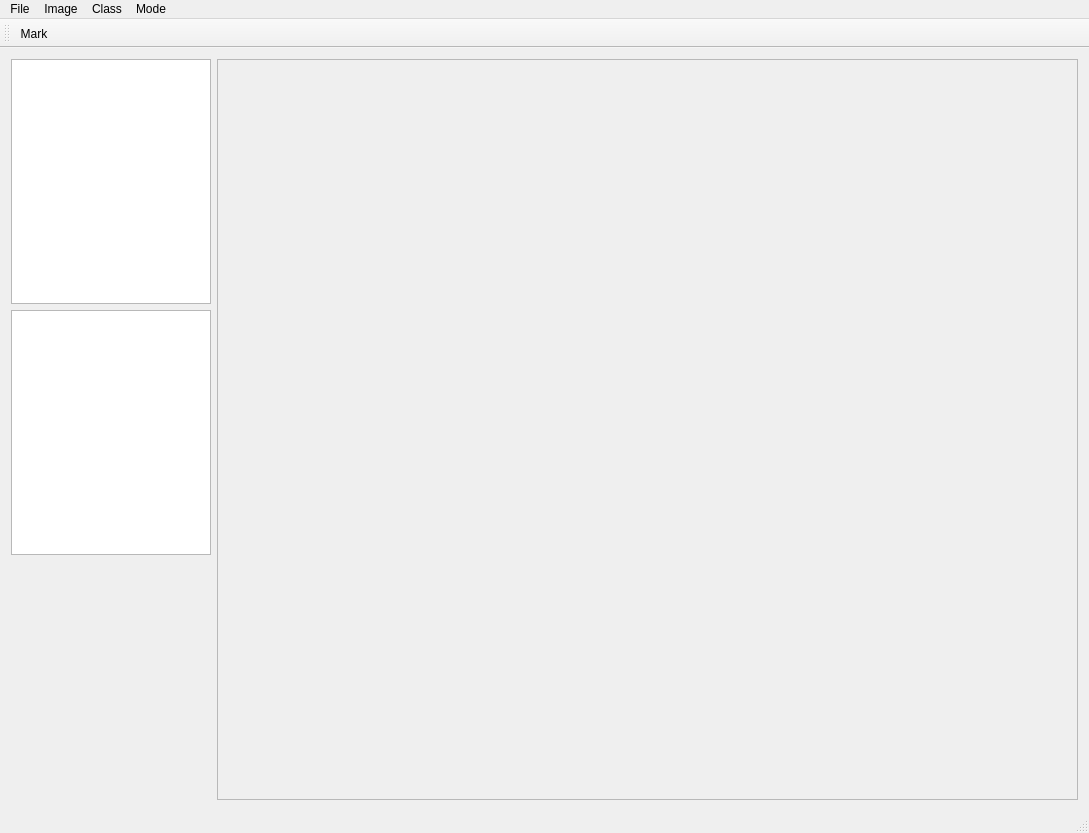
<?xml version="1.0" encoding="UTF-8"?>
<ui version="4.0">
 <class>GUI</class>
 <widget class="QMainWindow" name="GUI">
  <property name="geometry">
   <rect>
    <x>0</x>
    <y>0</y>
    <width>1089</width>
    <height>833</height>
   </rect>
  </property>
  <property name="windowTitle">
   <string>GUI</string>
  </property>
  <widget class="QWidget" name="centralWidget">
   <layout class="QHBoxLayout" name="horizontalLayout">
    <item>
     <layout class="QVBoxLayout" name="verticalLayout">
      <property name="sizeConstraint">
       <enum>QLayout::SetDefaultConstraint</enum>
      </property>
      <item>
       <widget class="QListView" name="lvFiles">
        <property name="maximumSize">
         <size>
          <width>200</width>
          <height>16777215</height>
         </size>
        </property>
       </widget>
      </item>
      <item>
       <widget class="QListView" name="lvClasses">
        <property name="maximumSize">
         <size>
          <width>200</width>
          <height>16777215</height>
         </size>
        </property>
       </widget>
      </item>
      <item>
       <spacer name="verticalSpacer">
        <property name="orientation">
         <enum>Qt::Vertical</enum>
        </property>
        <property name="sizeType">
         <enum>QSizePolicy::Expanding</enum>
        </property>
        <property name="sizeHint" stdset="0">
         <size>
          <width>20</width>
          <height>40</height>
         </size>
        </property>
       </spacer>
      </item>
     </layout>
    </item>
    <item>
     <widget class="QFrame" name="frame">
      <property name="minimumSize">
       <size>
        <width>800</width>
        <height>0</height>
       </size>
      </property>
      <property name="frameShape">
       <enum>QFrame::StyledPanel</enum>
      </property>
      <property name="frameShadow">
       <enum>QFrame::Raised</enum>
      </property>
      <layout class="QVBoxLayout" name="verticalLayout_3">
       <property name="spacing">
        <number>0</number>
       </property>
       <property name="margin">
        <number>0</number>
       </property>
       <item>
        <layout class="QVBoxLayout" name="ltImageView">
         <property name="spacing">
          <number>1</number>
         </property>
        </layout>
       </item>
      </layout>
     </widget>
    </item>
   </layout>
  </widget>
  <widget class="QMenuBar" name="menuBar">
   <property name="geometry">
    <rect>
     <x>0</x>
     <y>0</y>
     <width>1089</width>
     <height>21</height>
    </rect>
   </property>
   <widget class="QMenu" name="menuFile">
    <property name="title">
     <string>File</string>
    </property>
    <addaction name="actionNew_Project"/>
    <addaction name="actionOpen_Project"/>
    <addaction name="actionSave_Project"/>
    <addaction name="actionExit"/>
   </widget>
   <widget class="QMenu" name="menuImage">
    <property name="title">
     <string>Image</string>
    </property>
    <addaction name="actionAddImage"/>
    <addaction name="actionRemoveImage"/>
   </widget>
   <widget class="QMenu" name="menuClass">
    <property name="title">
     <string>Class</string>
    </property>
    <addaction name="separator"/>
    <addaction name="actionAddClass"/>
    <addaction name="actionRemoveClass"/>
   </widget>
   <widget class="QMenu" name="menuMode">
    <property name="title">
     <string>Mode</string>
    </property>
    <addaction name="actionMark"/>
   </widget>
   <addaction name="menuFile"/>
   <addaction name="menuImage"/>
   <addaction name="menuClass"/>
   <addaction name="menuMode"/>
  </widget>
  <widget class="QToolBar" name="mainToolBar">
   <attribute name="toolBarArea">
    <enum>TopToolBarArea</enum>
   </attribute>
   <attribute name="toolBarBreak">
    <bool>false</bool>
   </attribute>
   <addaction name="actionMark"/>
  </widget>
  <widget class="QStatusBar" name="statusBar"/>
  <action name="actionNew_Project">
   <property name="text">
    <string>New Project</string>
   </property>
  </action>
  <action name="actionOpen_Project">
   <property name="text">
    <string>Open Project</string>
   </property>
  </action>
  <action name="actionExit">
   <property name="text">
    <string>Exit</string>
   </property>
  </action>
  <action name="actionAddImage">
   <property name="text">
    <string>Add</string>
   </property>
  </action>
  <action name="actionRemoveImage">
   <property name="text">
    <string>Remove</string>
   </property>
  </action>
  <action name="actionAddClass">
   <property name="text">
    <string>Add</string>
   </property>
  </action>
  <action name="actionRemoveClass">
   <property name="text">
    <string>Remove</string>
   </property>
  </action>
  <action name="actionSave_Project">
   <property name="text">
    <string>Save Project</string>
   </property>
  </action>
  <action name="actionMark">
   <property name="checkable">
    <bool>true</bool>
   </property>
   <property name="text">
    <string>Mark</string>
   </property>
   <property name="shortcut">
    <string>Ctrl+Shift+M</string>
   </property>
  </action>
 </widget>
 <layoutdefault spacing="6" margin="11"/>
 <resources/>
 <connections/>
</ui>
